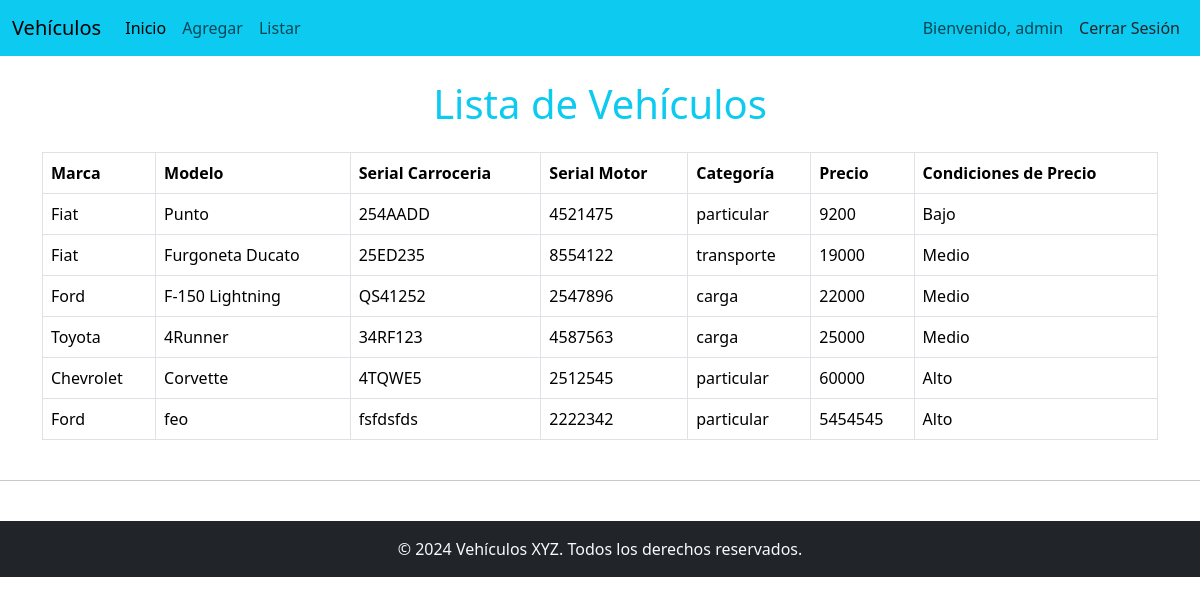
The app's page /vehiculo/listar/ (signed in), older data.
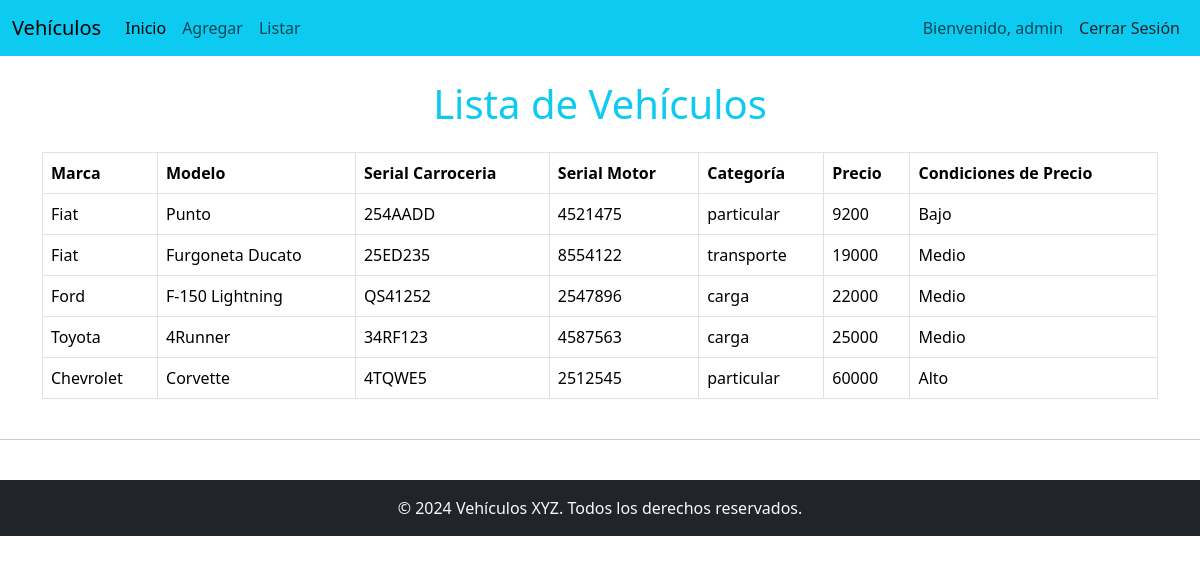
The same page, newer data.
### vehiculo/models.py (models this page shows, shortened)
class Vehiculo(models.Model):
    marca = models.CharField(max_length=20,choices=marcas,default='Ford')
    modelo = models.CharField(max_length=100, verbose_name='Modelo')
    serialCarroceria = models.CharField(max_length=50, verbose_name='Serial Carroceria')
    serialMotor = models.CharField(max_length=50, verbose_name='Serial Motor')
    categoria = models.CharField(max_length=20, choices=categoria, default='particular')
    precio = models.IntegerField()
    fechaCreacion = models.DateField(auto_now_add=True)
    fechaModificacion = models.DateField(auto_now=True)
    class Meta:
        permissions = [
            ("add_vehiculomodel", "Puede agregar vehiculos"),
        ]

### vehiculo/views.py (the view)
# urls.py: path('listar/', views.listar_vehiculos, name='listar'),
@login_required
def listar_vehiculos(request):
    vehiculos = Vehiculo.objects.all()
    vehiculos_con_condicion = []
    for vehiculo in vehiculos:
        if vehiculo.precio < 10000:
            condicion_precio = 'Bajo'
        elif 10000 <= vehiculo.precio <= 30000:
            condicion_precio = 'Medio'
        else:
            condicion_precio = 'Alto'
        vehiculos_con_condicion.append({
            'vehiculo': vehiculo,
            'condicion_precio': condicion_precio
        })
    context = {'vehiculos_con_condicion': vehiculos_con_condicion}
    return render(request, 'listar.html', context)

### templates/listar.html (shortened to what this page needs)
{% extends 'base.html' %}
{% block content %}
<div class="container my-4">
    <h1 class="text-center text-info mb-4">Lista de Vehículos</h1>
    <div class="table-responsive">
        <table class="table table-bordered table-hover">
            <thead class="bg-info text-white">
                <tr>
                    <th>Marca</th>
                    <th>Modelo</th>
                    <th>Serial Carroceria</th>
                    <th>Serial Motor</th>
                    <th>Categoría</th>
                    <th>Precio</th>
                    <th>Condiciones de Precio</th>
                </tr>
            </thead>
            <tbody>
                {% for item in vehiculos_con_condicion %}
                <tr>
                    <td>{{ item.vehiculo.marca }}</td>
                    <td>{{ item.vehiculo.modelo }}</td>
                    <td>{{ item.vehiculo.serialCarroceria }}</td>
                    <td>{{ item.vehiculo.serialMotor }}</td>
                    <td>{{ item.vehiculo.categoria }}</td>
                    <td>{{ item.vehiculo.precio }}</td>
                    <td>{{ item.condicion_precio }}</td>
                </tr>
                {% endfor %}
            </tbody>
        </table>
    </div>
</div>
{% endblock %}

### templates/base.html (shortened to what this page needs)
<!DOCTYPE html>
<html lang="en">
<head>
    <link href="https://cdn.jsdelivr.net/npm/bootstrap@5.3.3/dist/css/bootstrap.min.css" rel="stylesheet">
</head>
<body>
    {% include 'navbar.html' %}
    {% block content %}
    {% endblock  %}
    {% include 'footer.html' %}
</body>
</html>

### templates/navbar.html (shortened to what this page needs)
<nav class="navbar navbar-expand-lg bg-info">
  <div class="container-fluid">
    <a class="navbar-brand" href="#">Vehículos</a>
    <div class="collapse navbar-collapse" id="navbarSupportedContent">
      <ul class="navbar-nav me-auto mb-2 mb-lg-0">
        <li class="nav-item">
          <a class="nav-link active" aria-current="page" href="{% url 'index' %}">Inicio</a>
        </li>
        {% if user.is_authenticated and perms.vehiculo.add_vehiculomodel %}
        <li class="nav-item">
          <a class="nav-link" href="{% url 'add' %}">Agregar</a>
        </li>
        {% endif %}
        <li class="nav-item">
          <a class="nav-link" href="{% url 'listar' %}">Listar</a>
        </li>
      </ul>
      <ul class="navbar-nav ms-auto">
        {% if user.is_authenticated %}
        <li class="nav-item">
          <span class="nav-link">Bienvenido, {{ user.username }}</span>
        </li>
        <li class="nav-item">
                <form action="{% url 'logout' %}" method="POST" style="display: inline;">
                    <button type="submit" class="nav-link" style="background: none; border: none; color: inherit;">Cerrar Sesión</button>
                </form>
            </li>
        {% endif %}
      </ul>
    </div>
  </div>
</nav>

### templates/footer.html
<hr>
<br>
<footer class="bg-dark text-light py-3">
    <div class="container text-center">
        <p class="mb-0">&copy; 2024 Vehículos XYZ. Todos los derechos reservados.</p>
    </div>
</footer>

Row changes from the older to the newer data that the page shows:
removed Vehiculo: vehiculo.marca "Ford", vehiculo.modelo "feo", vehiculo.serialCarroceria "fsfdsfds", vehiculo.serialMotor "2222342", vehiculo.categoria "particular", vehiculo.precio "5454545", condicion_precio "Alto"
